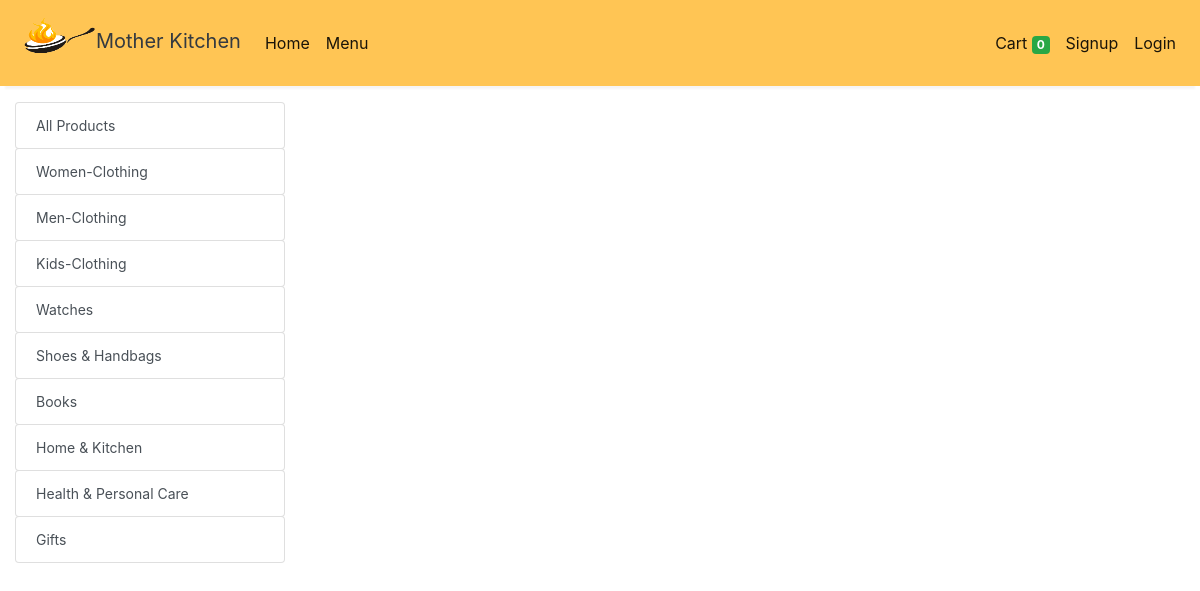
/store?category=35, run on an earlier commit of the app's database.
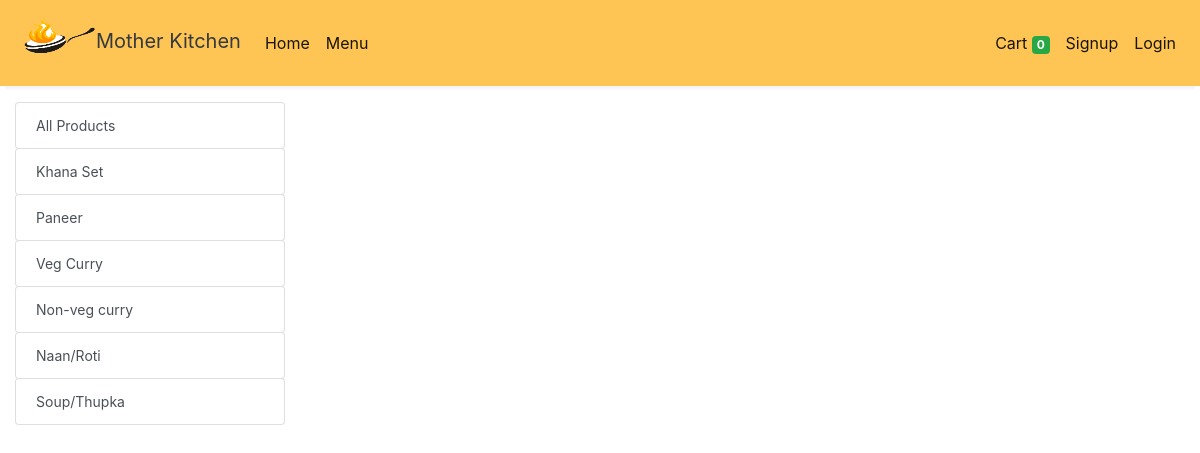
And on a later commit of the database.
### store/models/category.py (models this page shows, shortened)
class Category(models.Model):
    name= models.CharField(max_length=50)
    @staticmethod
    def get_all_categories():
        return Category.objects.all()

### store/views/home.py (the view)
# urls.py: path('' , include('store.urls'))] + static(settings.MEDIA_URL, document_root=settings.MEDIA_ROOT)
def store(request):
    cart = request.session.get('cart')
    if not cart:
        request.session['cart'] = {}
    products = None
    categories = Category.get_all_categories()
    categoryID = request.GET.get('category')
    if categoryID:
        products = Products.get_all_products_by_categoryid(categoryID)
    else:
        products = Products.get_all_products();
    data = {}
    data['products'] = products
    data['categories'] = categories
    print('you are : ', request.session.get('email'))
    return render(request, 'index.html', data)

### store/models/product.py (called while the page is built)
    @staticmethod
    def get_all_products_by_categoryid(category_id):
        if category_id:
            return Products.objects.filter (category=category_id)
        else:
            return Products.get_all_products();

### store/templates/index.html (shortened to what this page needs)
{% extends 'base.html' %}
{% block content %}
{% load cart %}
{% load custom_filter %}
<div class="container-fluid mt-3">
    <div class="row">
        <div class="col-lg-3 mx-auto">
            <div class="list-group">
                <a href="/" class="list-group-item list-group-item-action btn btn-outline-success">All Products</a>
                {% for category in categories %}
                <a href="/?category={{category.id}}"
                    class="list-group-item list-group-item-action btn btn-outline-success">{{category.name}}</a>
                {% endfor %}
            </div>
        </div>
        <div id='products' class="col-lg-9 mx-auto">
        </div>
    </div>
</div>
{% endblock %}

What changed in the data, as far as the page shows it:
removed Category: name "Women-Clothing"
removed Category: name "Men-Clothing"
removed Category: name "Kids-Clothing"
removed Category: name "Watches"
removed Category: name "Shoes & Handbags"
removed Category: name "Books"
removed Category: name "Home & Kitchen"
removed Category: name "Health & Personal Care"
removed Category: name "Gifts"
added Category: name "Khana Set"
added Category: name "Paneer"
added Category: name "Veg Curry"
added Category: name "Non-veg curry"
added Category: name "Naan/Roti"
added Category: name "Soup/Thupka"
